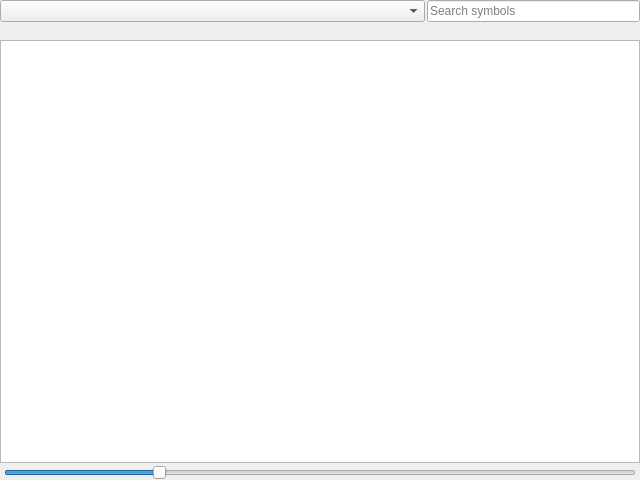
<?xml version="1.0" encoding="UTF-8"?>
<ui version="4.0">
  <class>SymbolsWidget</class>
  <widget class="QWidget" name="SymbolsWidget">
    <property name="geometry">
      <rect><x>0</x><y>0</y><width>640</width><height>480</height></rect>
    </property>
    <layout class="QVBoxLayout" name="mainLayout">
      <property name="leftMargin"><number>0</number></property>
      <property name="topMargin"><number>0</number></property>
      <property name="rightMargin"><number>0</number></property>
      <property name="bottomMargin"><number>0</number></property>
      <property name="spacing"><number>2</number></property>
      <item>
        <layout class="QHBoxLayout" name="controlsLayout" stretch="2,1">
          <item>
            <widget class="QComboBox" name="collection">
              <property name="sizePolicy">
                <sizepolicy hsizetype="Ignored" vsizetype="Fixed"><horstretch>0</horstretch><verstretch>0</verstretch></sizepolicy>
              </property>
            </widget>
          </item>
          <item>
            <widget class="QLineEdit" name="search">
              <property name="sizePolicy">
                <sizepolicy hsizetype="Ignored" vsizetype="Fixed"><horstretch>0</horstretch><verstretch>0</verstretch></sizepolicy>
              </property>
              <property name="placeholderText"><string>Search symbols</string></property>
            </widget>
          </item>
        </layout>
      </item>
      <item>
        <widget class="QLabel" name="info">
          <property name="class" stdset="0"><string>info-text</string></property>
          <property name="alignment"><set>Qt::AlignRight|Qt::AlignVCenter</set></property>
          <property name="text"><string/></property>
        </widget>
      </item>
      <item>
        <widget class="QListView" name="view">
          <property name="sizePolicy">
            <sizepolicy hsizetype="Expanding" vsizetype="Expanding"><horstretch>1</horstretch><verstretch>1</verstretch></sizepolicy>
          </property>
        </widget>
      </item>
      <item>
        <layout class="QHBoxLayout" name="tileSizeLayout">
          <property name="leftMargin"><number>4</number></property>
          <property name="topMargin"><number>0</number></property>
          <property name="rightMargin"><number>4</number></property>
          <property name="bottomMargin"><number>0</number></property>
          <item>
            <widget class="QSlider" name="tileSize">
              <property name="toolTip"><string>Symbol tile size</string></property>
              <property name="minimum"><number>0</number></property>
              <property name="maximum"><number>50</number></property>
              <property name="value"><number>12</number></property>
              <property name="orientation"><enum>Qt::Horizontal</enum></property>
            </widget>
          </item>
        </layout>
      </item>
    </layout>
  </widget>
  <resources/>
  <connections/>
</ui>
